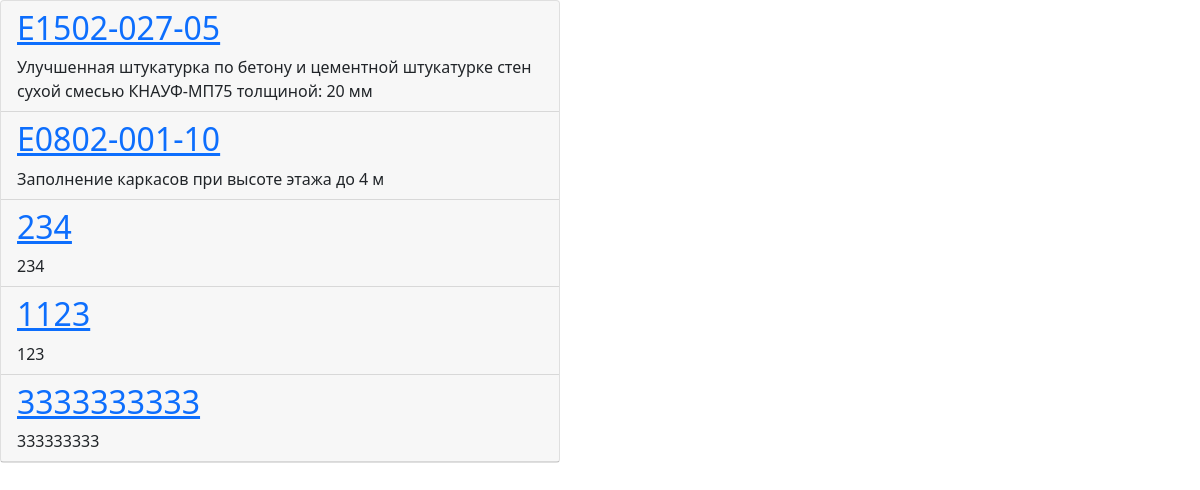
The app's page /, older data.
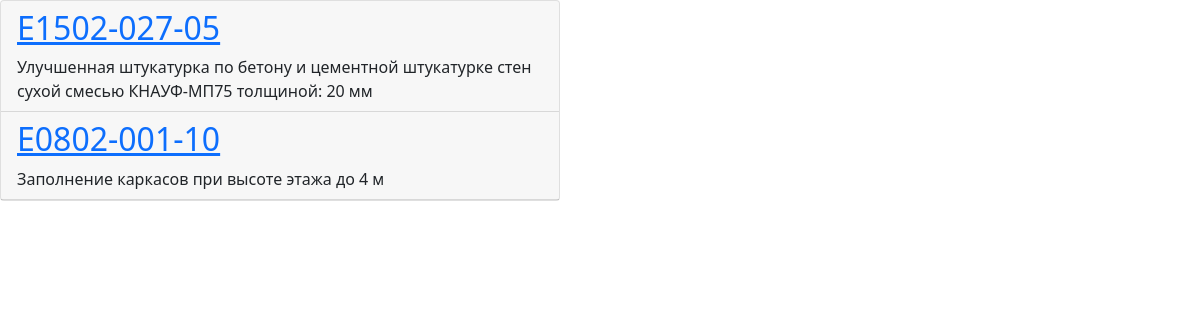
The same page, newer data.
### APIBase/models.py (models this page shows, shortened)
class Standard(models.Model):
    searchCode = models.CharField(max_length=20, unique=True, verbose_name='Шифр поисковый (уникальный)')
    originalCipherFromDocument = models.CharField(max_length=128, verbose_name='Оригинальный шифр с документа')
    name = models.CharField(max_length=255, verbose_name='Наименование')
    unit = models.CharField(max_length=64, verbose_name='Единица измерения')
    def get_absolute_url(self):
        return reverse('get_standard', kwargs={'searchCode': self.searchCode})

### APIBase/views.py (the view)
# urls.py: path('', index),
def index(response):
    res = Standard.objects.all()
    return render(response, 'APIBase/list_norm.html', {'res': res})

### templates/APIBase/list_norm.html (shortened to what this page needs)
<!DOCTYPE html>
<html lang="en">
<head>
    <link href="https://cdn.jsdelivr.net/npm/bootstrap@5.1.3/dist/css/bootstrap.min.css" rel="stylesheet"
>
</head>
<body>
<div class="col-md-9">
    <div class="card" style="width: 35rem;">
        {% for d in res %}
            <div class="card-header">
                <h2><a href="{{ d.get_absolute_url }}">{{ d.searchCode }}</a></h2> {{ d.name }}
            </div>
        {% endfor %}
    </div>
</div>
</body>
</html>

Row changes from the older to the newer data that the page shows:
removed Standard: searchCode "234", name "234"
removed Standard: searchCode "1123", name "123"
removed Standard: searchCode "3333333333", name "333333333"
